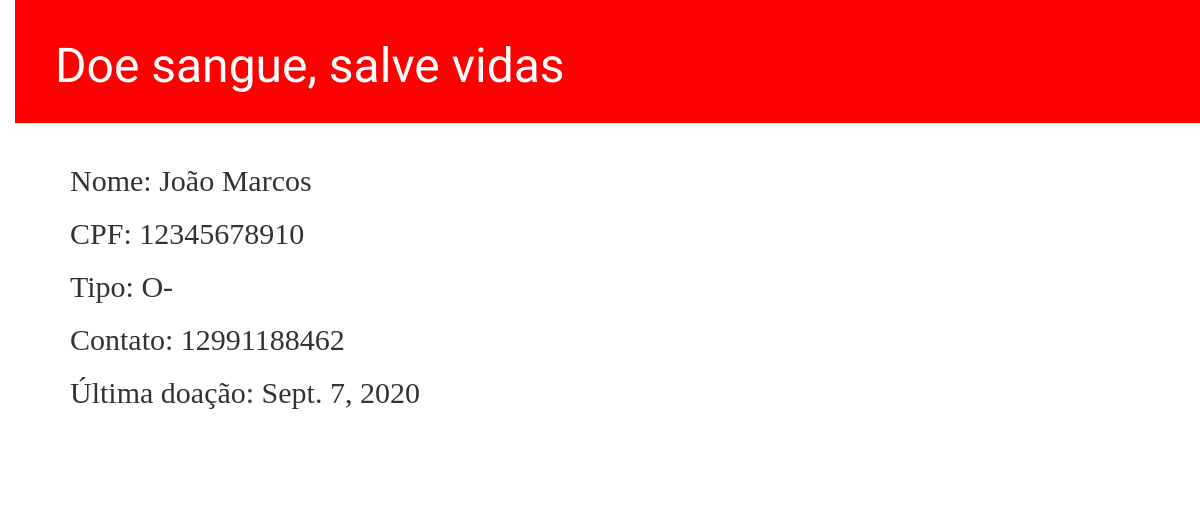
The page /doner/4/detail/ on the database its author committed.
### blood/models.py (models this page shows, shortened)
class Doner(models.Model):
    name = models.CharField(max_length=200)
    blood_type = models.CharField(max_length=3)
    birth_date = models.CharField(max_length=10, null=True)
    cpf = models.CharField(max_length=11)
    phone_number = models.CharField(max_length=11)
    donating_date = models.DateTimeField(default=timezone.now)
    last_notified = models.DateTimeField(default=timezone.now)

### blood/views.py (the view)
# urls.py: path('doner/<int:pk>/detail/', views.doner_detail, name='doner_detail'),
def doner_detail(request, pk):
    doner = get_object_or_404(Doner, pk=pk)
    return render(request, 'blood/doner_detail.html', {'doner': doner})

### blood/templates/blood/doner_detail.html
{% extends 'blood/base.html' %}
{% block content %}
    <div class="doner">
        <h2>Nome: {{ doner.name }}</h2>
        <h2>CPF: {{ doner.cpf }}</h2>
        <h2>Tipo: {{ doner.blood_type }}</h2>
        <h2>Contato: {{ doner.phone_number }}</h2>
        <h2>Última doação: {{ doner.donating_date.date }}</h2>
    </div>
{% endblock %}

### blood/static/css/blood.css (style rules this page uses)
body { padding-left: 15px; }
h1, h2, h3, h4 { font-family: 'Lobster', cursive; }
.doner { margin-bottom: 70px; }

### rows shown on the page
Doner: name "João Marcos", cpf "12345678910", blood_type "O-", phone_number "12991188462", donating_date "Sept. 7, 2020"
